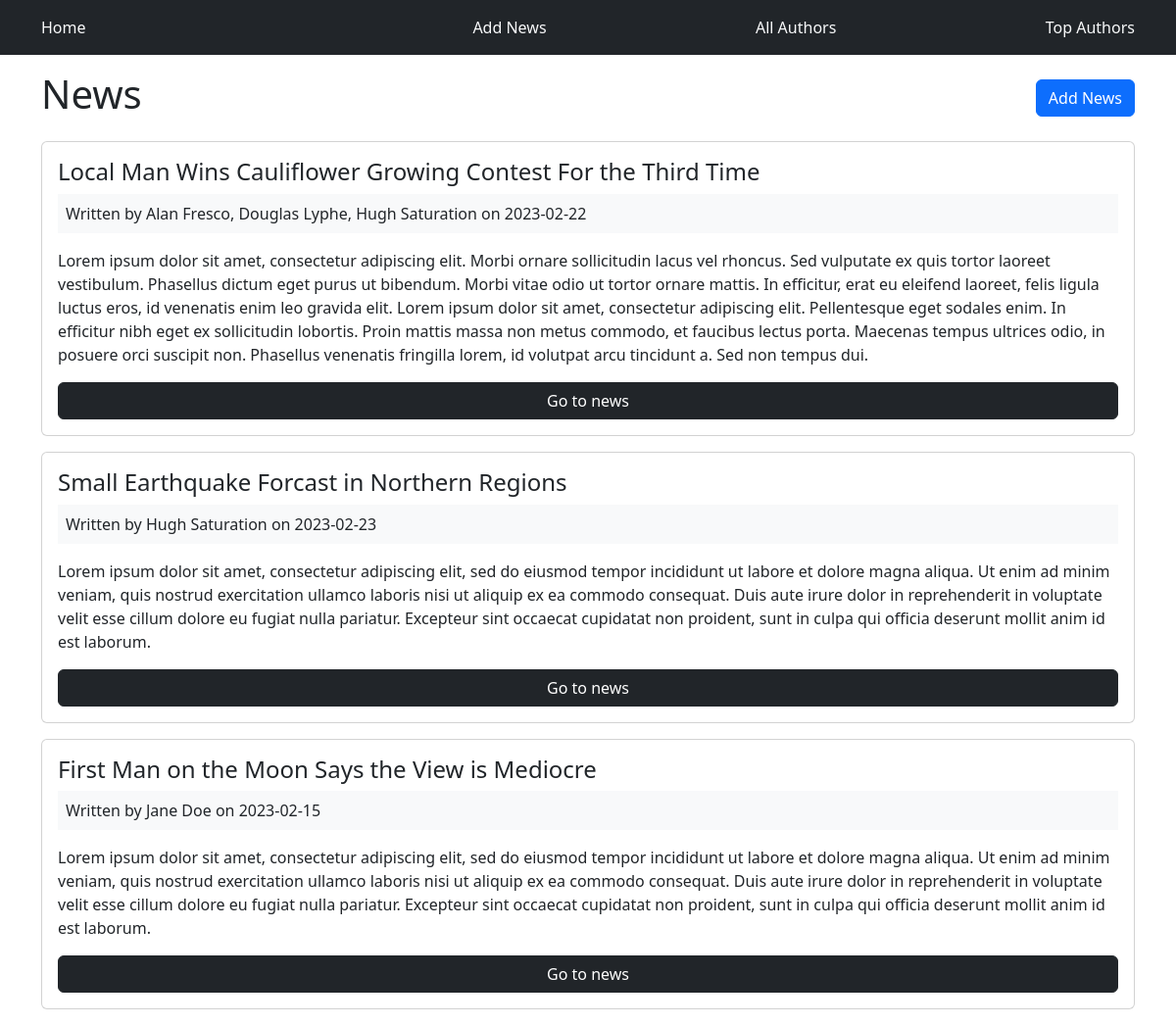
The page / on the database its author committed.
### tables this page shows
CREATE TABLE `news` (
  `id` int(11) NOT NULL,
  `title` varchar(255) NOT NULL,
  `text` text NOT NULL,
  `creation_date` date NOT NULL DEFAULT current_timestamp()
);

### views/View.php (called while the page is built, shortened)
<?php
class View {
    public static function renderView($view, $params = []) {
        include __DIR__ . "/$view.php";
        $content = ob_get_clean();
        include __DIR__ . "/layouts/main.php";
    }
}

### controllers/SiteController.php (called while the page is built, shortened)
<?php
class SiteController {
    public static function index() {
        $model = new Model();
        $articles = $model->getArticles();
        $articlesDTOs = [];
            foreach ($articles as $article) {
                $articlesDTO = new ArticleDTO($article);
                $articlesDTOs[] = $articlesDTO;
            }
            View::renderView('home', $articlesDTOs);
    }
}

### public/index.php (called while the page is built, shortened)
<?php
$router = new Router();
$router->get('/', [SiteController::class, 'index']);
$router->get("/posts", [SiteController::class, 'checkPost']);
$router->get("/addnews", [SiteController::class, 'addNews']);
$router->post("/addnews", [SiteController::class, 'addNews']);
$router->get("/authors", [SiteController::class, 'checkAuthor']);
$router->get("/topauthors", [SiteController::class, 'getTopAuthors']);
$router->get("/edit", [SiteController::class, 'editNews']);
$router->post("/edit", [SiteController::class, 'editNews']);
$router->resolve();

### core/ArticleDTO.php (called while the page is built, shortened)
<?php
class ArticleDTO {
    private $id;
    private $title;
    private $text;
    private $creation_date;
    private $authors;
    public function __construct(\stdClass $model) {
        $this->id = $model->id;
        $this->title = $model->title;
        $this->text = $model->text;
        $this->creation_date = $model->creation_date;
        $this->authors = $model->authors;
    }
    public function getId() {
        return $this->id;
    }
    public function getTitle() {
        return $this->title;
    }
    public function getText() {
        return $this->text;
    }
    public function getCreationDate() {
        return $this->creation_date;
    }
    public function getAuthors() {
        return $this->authors;
    }
}

### core/Database.php (called while the page is built, shortened)
<?php
class Database {
    private $host = "localhost";
    private $user = "root";
    private $password = "";
    private $dbName = "news_article_system";
    private PDO $pdo;
    private $stmt;
    public function __construct() {
        $dsn = 'mysql:host=' . $this->host . ';dbname=' . $this->dbName;
        $this->pdo = new PDO($dsn, $this->user, $this->password);
        $this->pdo->setAttribute(PDO::ATTR_ERRMODE, PDO::ERRMODE_EXCEPTION);
    }
    public function query($sql) {
        $this->stmt = $this->pdo->prepare($sql);
    }
    public function execute() {
        return $this->stmt->execute();
    }
    public function resultSet() {
        $this->execute();
        return $this->stmt->fetchAll(PDO::FETCH_OBJ);
    }
}

### models/Model.php (called while the page is built, shortened)
<?php
class Model {
    private $db;
    public function __construct() {
        $this->db = new Database;
    }
    public function getArticles() {
        $this->db->query("
        SELECT news.*, GROUP_CONCAT(author.name SEPARATOR ', ') AS authors
        FROM news
        JOIN news_author ON news.id = news_author.news_id
        JOIN author ON author.id = news_author.author_id
        GROUP BY news.id");
        $results = $this->db->resultSet();
        return $results;
    }
}

### views/home.php (the view, shortened to what this page needs)
<div class="row mb-3">
    <div class="d-flex justify-content-between align-items-center">
    <h1>News</h1>
        <a href="/addnews" class="btn btn-primary pull-right">Add News</a>
    </div>
</div>
<?php if(!empty($params)) : ?>
<?php foreach ($params as $articleDTO) : ?>
    <div class="card card-body-mb-3 p-3 mb-3">
        <h4 class="card-title"><?php echo $articleDTO->getTitle(); ?></h4>
        <div class="bg-light p-2 mb-3">
            Written by <?php echo $articleDTO->getAuthors(); ?> on <?php echo $articleDTO->getCreationDate(); ?>
        </div>
        <p class="card-text"><?php echo $articleDTO->getText(); ?></p>
        <a href="/posts?id=<?php echo $articleDTO->getId(); ?>" class="btn btn-dark">Go to news</a>
    </div>
<?php endforeach ?>
<?php else : ?>
    <p> There are no news</p>
<?php endif; ?>
</div>

### core/Router.php (shortened to what this page needs)
<?php
class Router {
    protected array $routes = [];
    public function get($path, $callback) {
        $this->routes['get'][$path] = $callback;
    }
    public function post($path, $callback) {
        $this->routes['post'][$path] = $callback;
    }
    public function resolve() {
        $path = $_SERVER['REQUEST_URI'] ?? '/';
        $method = strtolower($_SERVER['REQUEST_METHOD']);
        if ($method === 'get') {
            $callback = $this->routes['get'][$path] ?? null;
        } else {
            $callback = $this->routes['post'][$path] ?? null;
        }
        if ($callback) {
            call_user_func($callback);
        } else {
           echo "Page Not Found";
        }
    }
}

### views/layouts/main.php (shortened to what this page needs)
<!doctype html>
<html lang="en">
  <head>
    <link href="https://cdn.jsdelivr.net/npm/bootstrap@5.3.0-alpha1/dist/css/bootstrap.min.css" rel="stylesheet">
  </head>
  <body>
    <header>
    <nav class="navbar navbar-dark bg-dark mb-3">
      <div class="container">
        <ul class="navbar-nav me-auto">
          <li class="nav-item">
            <a class="nav-link text-light" href="/">Home</a>
          </li>
        </ul>
        <ul class="navbar-nav ms-auto d-flex align-items-center">
          <li class="nav-item me-3">
            <a class="nav-link text-light" href="/addnews">Add News</a>
          </li>
        </ul>
        <ul class="navbar-nav ms-auto d-flex align-items-center">
          <li class="nav-item me-3">
            <a class="nav-link text-light" href="/authors">All Authors</a>
          </li>
        </ul>
        <ul class="navbar-nav ms-auto d-flex align-items-center">
          <li class="nav-item">
            <a class="nav-link text-light" href="/topauthors">Top Authors</a>
          </li>
        </ul>
      </div>
    </nav>
    </header>
    <div class="container">
      <?php echo $content ?>
  </body>
</html>

### rows shown on the page
news: title "Local Man Wins Cauliflower Growing Contest For the Third Time", Authors "Alan Fresco, Douglas Lyphe, Hugh Saturation", creation_date "2023-02-22", text "Lorem ipsum dolor sit amet, consectetur adipiscing elit. Morbi ornare sollicitudin lacus vel rhoncus. Sed vulputate ex quis tortor laoreet vestibulum. Phasellus dictum eget purus ut bibendum. Morbi vitae odio ut tortor ornare mattis. In efficitur, erat eu eleifend laoreet, felis ligula luctus eros, id venenatis enim leo gravida elit. Lorem ipsum dolor sit amet, consectetur adipiscing elit. Pellentesque eget sodales enim. In efficitur nibh eget ex sollicitudin lobortis. Proin mattis massa non metus commodo, et faucibus lectus porta. Maecenas tempus ultrices odio, in posuere orci suscipit non. Phasellus venenatis fringilla lorem, id volutpat arcu tincidunt a. Sed non tempus dui."
news: title "Small Earthquake Forcast in Northern Regions", Authors "Hugh Saturation", creation_date "2023-02-23", text "Lorem ipsum dolor sit amet, consectetur adipiscing elit, sed do eiusmod tempor incididunt ut labore et dolore magna aliqua. Ut enim ad minim veniam, quis nostrud exercitation ullamco laboris nisi ut aliquip ex ea commodo consequat. Duis aute irure dolor in reprehenderit in voluptate velit esse cillum dolore eu fugiat nulla pariatur. Excepteur sint occaecat cupidatat non proident, sunt in culpa qui officia deserunt mollit anim id est laborum."
news: title "First Man on the Moon Says the View is Mediocre", Authors "Jane Doe", creation_date "2023-02-15", text "Lorem ipsum dolor sit amet, consectetur adipiscing elit, sed do eiusmod tempor incididunt ut labore et dolore magna aliqua. Ut enim ad minim veniam, quis nostrud exercitation ullamco laboris nisi ut aliquip ex ea commodo consequat. Duis aute irure dolor in reprehenderit in voluptate velit esse cillum dolore eu fugiat nulla pariatur. Excepteur sint occaecat cupidatat non proident, sunt in culpa qui officia deserunt mollit anim id est laborum."
